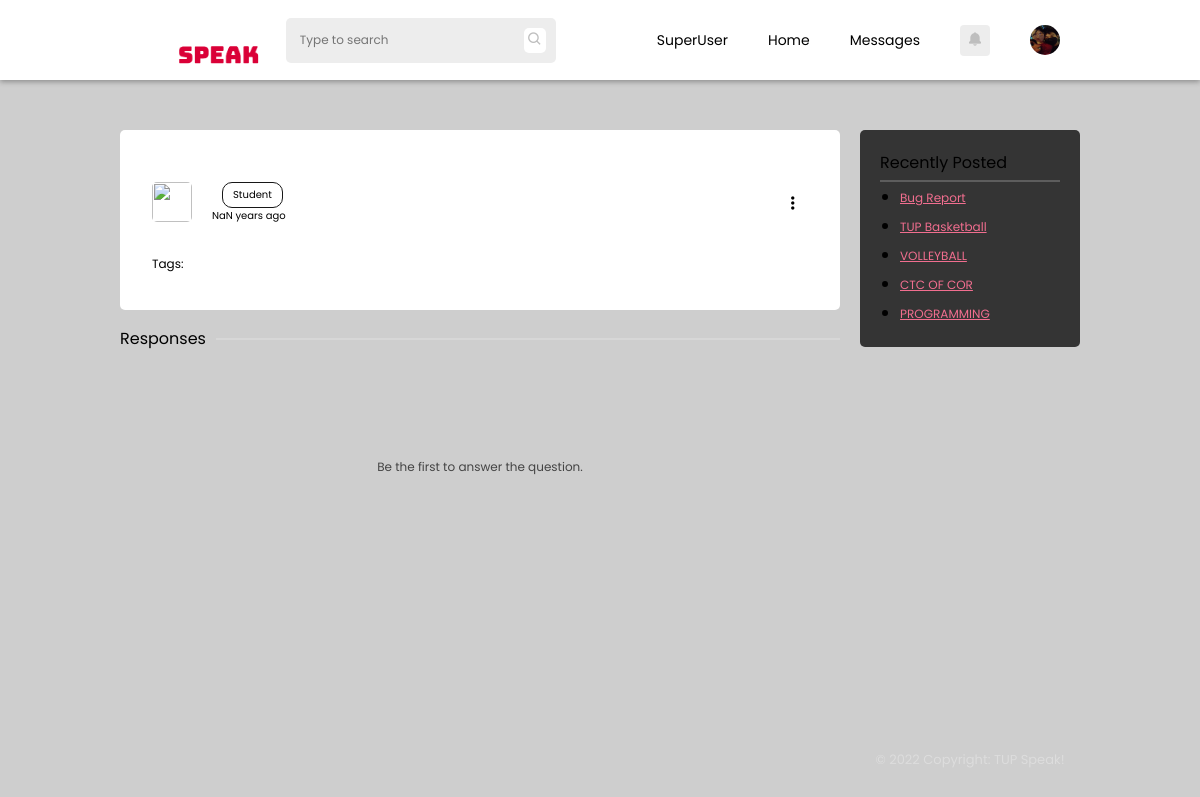
The page /thread.php (signed in) on the database its author committed.
### tables this page shows
CREATE TABLE `users` (
  `id` int(11) NOT NULL,
  `uid` varchar(255) NOT NULL,
  `firstname` varchar(255) NOT NULL,
  `lastname` varchar(255) NOT NULL,
  `email` varchar(255) NOT NULL,
  `password` varchar(255) NOT NULL,
  `avatar` varchar(255) NOT NULL DEFAULT 'assets/images/avatar/default.jpg',
  `cover` varchar(255) NOT NULL DEFAULT 'assets/images/avatar/default-cover.jpg',
  `birthdate` date NOT NULL,
  `privileged` tinyint(1) NOT NULL DEFAULT 0,
  `campus` varchar(100) NOT NULL DEFAULT 'Manila',
  `bio` text NOT NULL,
  `account_type` varchar(255) NOT NULL DEFAULT 'student',
  `restricted` tinyint(1) DEFAULT 0,
  `restricted_reason` varchar(255) DEFAULT NULL
);

CREATE TABLE `threads` (
  `id` int(11) NOT NULL,
  `thread_id` varchar(255) NOT NULL,
  `author` varchar(255) NOT NULL,
  `title` varchar(255) NOT NULL,
  `body` longtext NOT NULL,
  `tags` varchar(255) NOT NULL,
  `status` int(1) NOT NULL DEFAULT 0,
  `thread_status` varchar(255) NOT NULL DEFAULT 'pending',
  `date_posted` date NOT NULL DEFAULT current_timestamp(),
  `time_posted` time NOT NULL DEFAULT current_timestamp()
);

### thread.php (the view, shortened to what this page needs)
 <?php
   include('php-scripts/thread-scripts.php');
?>
<!DOCTYPE html>
<html lang="en">
   <head>
      <link rel="stylesheet" href="styles/default.css">
      <link rel="stylesheet" href="styles/thread.css">
      <link rel="stylesheet" href="styles/navbar.css">
      <link href='https://unpkg.com/boxicons@2.1.2/css/boxicons.min.css' rel='stylesheet'>
   </head>
   <body>
      <?php include('php-scripts/navbar.php'); ?>
      <section class="main">
         <div class="container">
            <div class="container-1">
               <div class="threads">
                  <div class="titles">
                     <div class="author">
                        <div class="author-details">
                           <img class="thread-avatar" src="<?php echo $user_data['avatar']?>" alt="">
                           <div class="details">
                              <div class="user">
                                 <p class="user-type">Student</p>
                              </div>
                              <p class="date-published">
                              </p>
                           </div>
                        </div>
                        <div class="dropdown-container">
                           <?php if(isset($_SESSION['uid'])){?>
                              <button class="dropdown-button"><i class='bx bx-dots-horizontal-rounded bx-rotate-90'></i></button>
                           <?php } ?>
                        </div>
                     </div>
                  </div>
                  <div class="main-threads">
                     <p class="thread-content-text"><?php echo jsonToHtml($data['body']) ?></p>
                     <p class="tags">Tags:
                     </p>
                  </div>
               </div>
               <div class="divider">
                  <p>Responses</p>
                  <div>
                     <hr>
                  </div>
               </div>
               <div id="comments">
               </div>
            </div>
            <div class="container-2">
               <div class="recently-posted">
                  <p>Recently Posted</p>
                  <hr>
                  <ul>
                  <?php
                     $query = mysqli_query($conn, "SELECT * FROM threads WHERE thread_id != '$tid' AND thread_status = 'open' ORDER BY date_posted DESC LIMIT 7");
                     while($data = mysqli_fetch_assoc($query)){
                        echo '<li><a href="thread.php?threadid='.$data['thread_id'].'">'.$data['title'].'</a></li>';
                     }
                  ?>
                  </ul>
               </div>
               <footer>
                  <p>&copy; 2022 Copyright: TUP Speak!</p>
               </footer>
            </div>
         </div>
      </section>
   </body>
</html>

### php-scripts/navbar.php (shortened to what this page needs)
<nav>
    <div>
        <img class="speak-logo" src="assets/images/favicon.png" alt="Logo">
        <div class="search-bar">
            <input class="nav-search" type="text" placeholder="Type to search">
            <span class="search-icon"><i class='bx bx-search'></i></span>
        </div>
    </div>
    <div class="nav-buttons">
    <?php
        include('db.php');
        if(isset($_SESSION['uid'])){
            $query = mysqli_query($conn, "SELECT * FROM users WHERE uid='{$_SESSION['uid']}'");
            $result = mysqli_fetch_array($query);
        ?>
        <ul>
            <?php
            if($result['privileged'] == 1){ ?>
                <li class="nav-links"><a href="superuser.php" target="_blank">SuperUser</a></li>
            <?php } ?>
            <li class="nav-links"><a href="home.php">Home</a></li>
            <li class="nav-links" id="nav-messages">
                <a href="messages.php">Messages</a>
            </li>
            <div class="notification">
                <span>
                    <i class='bx bxs-bell'></i>
                </span>
            </div>
            <div class="dropdown">
                <img class="user-avatar" src="<?php echo $result['avatar'] ?>">
            </div>
        </ul>
    <?php } ?>
    </div>
</nav>

### styles/default.css (style rules this page uses)
* { padding: 0; margin: 0; transition: ease .3s; font-family: 'Poppins', sans-serif; color: black; }
:root { --primary: #da0037; --primary-dark: #ae002b; --secondary: #f16e8f; --student: #ACDF87; --gray: #444444; --gray-dark: #171717; --gray-light: #EDEDED; --gray-lighter: rgb(190, 190, 190); --card-bg: #ffffff; --card-secondary: rgb(172, 172, 172); --dark: #1A1A1B; --dark-secondary: #343434; --input-border: rgba(0,0,0,.3); --link-color: #2E88FE; --light: #fff; --light-color: #000; --dark-color: #fff; }
html,body { scroll-behavior: smooth; overflow: hidden; background: #cecece; height: 100vh; width: 100vw; }
.main { height: max-content; }
input, textarea { background: transparent; }
input[type=text], textarea { font-size: 12px; padding-left: 4px; }
hr { border: 1px solid rgba(255,255,255,.2); }

### styles/thread.css (style rules this page uses)
.main { margin: 0 2%; margin-top: calc(50px + var(--navbar-height)); width: -webkit-fill-available; width: -moz-available; }
.container { height: 100vh; display: grid; grid-template-columns: 1fr 1fr; gap: 20px; position: fixed; left: 50%; transform: translateX(-50%); max-width: 80vw; width: 100%; }
.container-1 { margin-bottom: 5em; padding-bottom: 5em; display: flex; flex-direction: column; overflow-y: scroll; width: 60vw; }
.container-1 { -ms-overflow-style: none; scrollbar-width: none; }
.threads { padding: 2em; background-color: var(--light); border-radius: 5px; }
.titles { border-radius: 10px; background-color: var(--light); border-bottom-left-radius: 0; border-bottom-right-radius: 0; }
.thread-avatar { width: 40px; height: 40px; border-radius: 5px; }
.tags { font-size: 12px; }
.author { display: flex; align-items: center; justify-content: space-between; }
.dropdown-container { position: relative; }
.dropdown-button { position: relative; background-color: transparent; border: none; font-size: 20px; height: 30px; width: 30px; border-radius: 50%; display: flex; align-items: center; justify-content: center; }
.author-details { display: flex; flex-direction: row; }
.details { margin: 0 20px; }
.user { display: flex; flex-direction: row; align-items: center; }
.user-type { font-size: 10px; padding: 4px 10px; margin: 0 10px; border-radius: 10px; border: 1px solid var(--gray-dark); }
.date-published { font-size: 10px; }
.main-threads p, .main-threads h1, .main-threads h2, .main-threads h3, .main-threads h4, .main-threads h5, .main-threads h6 { padding: 5px 0; }
.thread-content-text { font-size: 17px; }
.divider { margin: 1em 0; display: flex; align-items: center; justify-content: space-between; }
.divider div { flex-grow: 1; }
.divider p { margin-right: 10px; }
.author { margin-bottom: 1em; }
.container-2 { overflow: hidden; display: flex; flex-direction: column; justify-content: space-between; height: 80vh; }
footer { text-align: center; }
footer p { font-size: 13px; color: rgba(255, 255, 255, .3); }
.recently-posted { background-color: var(--dark-secondary); padding: 20px; border-radius: 5px; }
.recently-posted ul { padding-left: 20px; }
.recently-posted li { padding: 2px 0; }
.recently-posted li a { color: var(--secondary); font-size: 12px; }
.recently-posted p { padding-bottom: 5px; }

### rows shown on the page
users: avatar (picture)
threads: title "Bug Report"
threads: title "TUP Basketball"
threads: title "VOLLEYBALL"
threads: title "CTC OF COR"
threads: title "PROGRAMMING"
